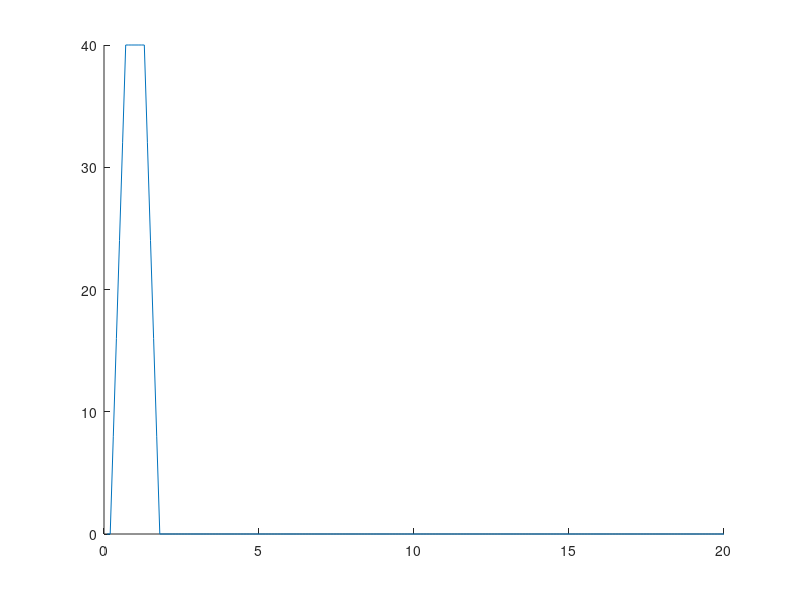

Source code (MATLAB): (Note: this script raises an error after producing the figure.)
%% ME599 HW4 Problem 1
clc; clear; close all;

%% part a, proving operator G is linear
% Load example voltage as V1
load('V_example.mat');
V1 = V_example';
N = length(V1);
tspan = 0.1*(1:N);

% generate some weird shit as V2
V2 = (sin(tspan)+1) * max(V1)/4; % scale to be half the height as V1
V2(173:end) = 0; % zeros after last full sine wave

a1 = -0.23;
a2 = 1.14;
V12 = a1*V1+a2*V2;

% plot input voltages
fig = figure;
plot(tspan, V1, LineWidth=1.5, DisplayName='$V_1$');
hold on;
plot(tspan, V2, LineWidth=1.5, DisplayName='$V_2$');
plot(tspan, V12, '--', LineWidth=1.5, DisplayName='$a_1V_1+a_2V_2$')
ylabel('$V(V)$', 'Interpreter', 'latex')
xlabel('$t(\mu s)$', 'Interpreter', 'latex')
legend('Location', 'best', 'Interpreter', 'latex');
title("HW4P1a: Input Voltages");
saveas(fig, 'figs/hw4p1a_volts.svg');

% get outputs for all possible inputs
P1 = piezo_nozzle(V1, N);
P2 = piezo_nozzle(V2, N);
P12 = piezo_nozzle(V12, N);
P12_alt = a1*P1 + a2*P2;

% plot outputs
fig = figure;
plot(tspan, P1, LineWidth=1.5, DisplayName='$P_1$');
hold on;
plot(tspan, P2, LineWidth=1.5, DisplayName='$P_2$');
plot(tspan, P12, LineWidth=1.5, DisplayName='$P_{12}$');
plot(tspan, P12_alt, '--', LineWidth=1.5, DisplayName='$P_a$');
ylabel('$P(kPa)$', 'Interpreter', 'latex');
xlabel('$t(\mu s)$', 'Interpreter', 'latex')
legend('Location', 'best', 'Interpreter', 'latex');
title("HW4P1a: Output Pressure");
saveas(fig, 'figs/hw4p1a_press.svg');
